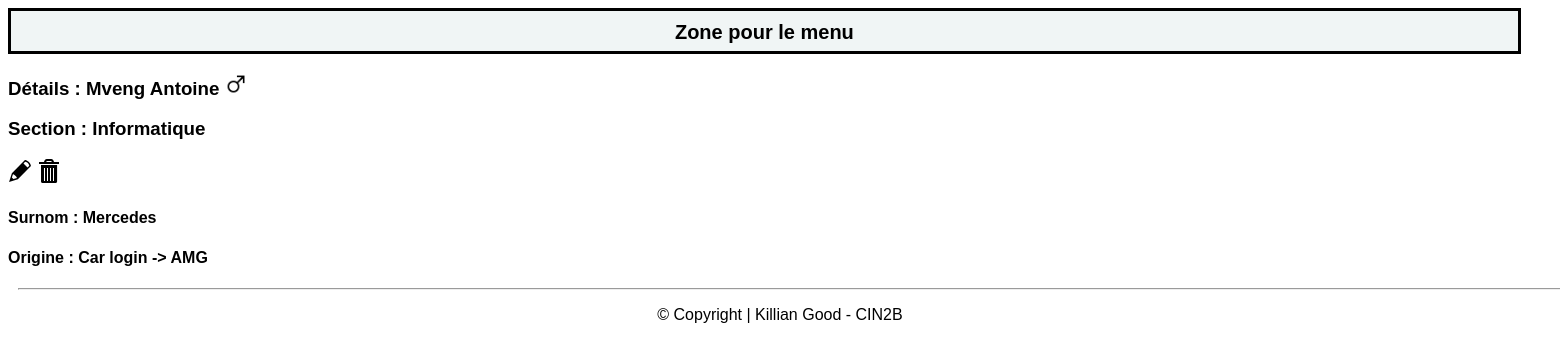
The page /Code/php/detail.php?idTeacher=1 on the database as committed earlier.
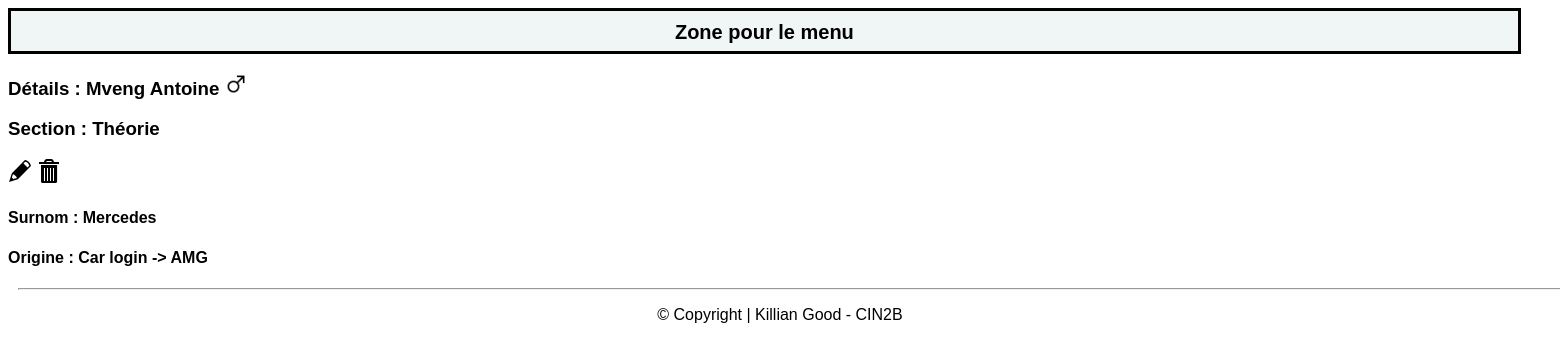
The same page on the database as committed later.
### tables this page shows
CREATE TABLE t_teacher(
	idTeacher int AUTO_INCREMENT PRIMARY KEY,
	teaFirstname varchar(50) NOT NULL,
	teaName varchar(50) NOT NULL,
	teaGender char(1) NOT NULL,
	teaNickname varchar(100) NOT NULL,
	teaOrigin varchar(255) NOT NULL);

CREATE TABLE t_teaches(
	fkteacher int NOT NULL,
	fksection int NOT NULL,
	CONSTRAINT fk_teacher_teaches_id FOREIGN KEY (fkteacher) REFERENCES t_teacher(idTeacher) ON DELETE CASCADE,
	CONSTRAINT fk_section_teaches_id FOREIGN KEY (fksection) REFERENCES t_section(idSection) ON DELETE CASCADE,
	PRIMARY KEY (fksection,fkteacher));

CREATE TABLE t_section(
	idSection int AUTO_INCREMENT PRIMARY KEY,
	secName varchar(30) NOT NULL);

### Code/php/Database.php (called while the page is built, shortened)
<?php
 class Database {
    private $connector;
    public function __construct(){
    try{
        $this->connector = new PDO("mysql:host=localhost;dbname=db_nickname_kilgood;charset=utf8", "dbNicknameUser", "grp2B_21");
        }catch(PDOException $e){
            die("<h1>Impossible de se connecter à la base de données</h1> erreur :". $e->getMessage());
        }
    }
    private function queryPrepareExecute($query, $binds){
        $req = $this->connector->prepare($query);
        foreach($binds as $bind){
            $req->bindValue($bind['field'], $bind['value'], $bind['type']);
        }
        $req->execute();
        return $req;
    }
    private function formatData($req){
        $results = $req->fetchALL(PDO::FETCH_ASSOC);
        return $results;
    }
    public function getOneTeacher($id){
        $query = "SELECT * FROM t_teacher WHERE idTeacher = :id";
        $binds = array(
            0 => array(
                'field' => ':id',
                'value' => $id,
                'type' => PDO::PARAM_INT
            )
        );
        $reqExecuted = $this->queryPrepareExecute($query, $binds);
        $results = $this->formatData($reqExecuted);
        return $results;
    }
    public function getOneTeacherSection($id){
        $query = "SELECT * FROM t_teaches JOIN t_teacher ON fkteacher = idTeacher JOIN t_section ON fksection = idSection WHERE idTeacher = :id";
        $binds = array(
            0 => array(
                'field' => ':id',
                'value' => $id,
                'type' => PDO::PARAM_INT
            )
        );
        $reqExecuted = $this->queryPrepareExecute($query, $binds);
        $results = $this->formatData($reqExecuted);
        return $results;
    }
}
?>

### Code/php/detail.php (the view, shortened to what this page needs)
<?php
require "database.php";
$db = new Database();
$id = $_GET["idTeacher"];
$teachers = $db->getOneTeacher($id);
$sections = $db->getOneTeacherSection($id);
?>
<!DOCTYPE html>
<html lang="fr">
    <head>
        <link href="../css/style.css" rel="stylesheet" type="text/css" />
    </head>
    <body>
    <a href="index.php" class="button">Zone pour le menu</a>
    <?php foreach($teachers as $teacher): ?>
        <h3>Détails : <?= $teacher["teaName"] ?><?= " ";?><?= $teacher["teaFirstname"] ?>
            <?php if($teacher["teaGender"] == "M")
            {
                echo '<img src="../../icons/maleGender.png" width"22px" height="22px" alt="icons">';
            }
            else
            {
                echo '<img src="../../icons/femaleGender.png" width"22px" height="22px" alt="icons">';
            }?>
        <?php foreach($sections as $section): ?>
        <p>Section : <?= $section["secName"] ?></p>
        <?php endforeach; ?>
        <div class="iconsDetail">
            <a href="updateTeacher.php?idTeacher=<?= $teacher["idTeacher"]; ?>"><img src="../../icons/edit.svg"></img></a>
            <a href="deleteTeacher.php?idTeacher=<?= $teacher["idTeacher"]; ?>" onclick="return confirm('Êtes vous sûr de voiloir supprimer l\'enseignant ?')"><img src="../../icons/trash.svg"></img></a>
        </div>
        <h4>Surnom : <?= $teacher["teaNickname"] ?></h4>
        <h4>Origine : <?= $teacher["teaOrigin"] ?></h4>
        <?php endforeach; ?>
    </body>
    <footer>
        <hr style="width:1900px;text-align:left;margin-left:0">
        <p>© Copyright | Killian Good - CIN2B</p>
    </footer>
</html>

### Code/css/style.css (style rules this page uses)
html { font-family: Arial, Helvetica, sans-serif; }
.button { background-color: #f0f5f5; border: none; color: black; padding-top: 10px; text-align: center; display: inline-block; height: 30px; font-weight: bold; text-decoration: none; border-style: solid; padding-left: 20px; padding-right: 20px; width: 95%; font-size: 20px; }
footer { left: 0; bottom: 0; text-align: fixed; text-align: center; padding-left: 10px; padding-right: 10px; }
img { text-align: right; }

Rows that differ between the two databases and show on the page:
removed t_teaches: fksection.secName "Informatique"
added t_teaches: fksection.secName "Théorie"
